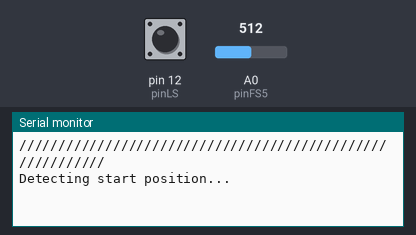
Recording of a sketch running on a simulated Arduino Nano, built with avr-gcc and run on an emulated ATmega328P. Shown: the last lines printed to the serial monitor. Inputs (shaded band) come from the test bench; at power-on: pin 12 (pinLS) LOW, A0 (pinFS5) = 512. Stepper angles assume 4096 steps per turn.

Above: at 1.2 s.
1.3 s: pin 12 (pinLS) driven HIGH
At 1.62 s:
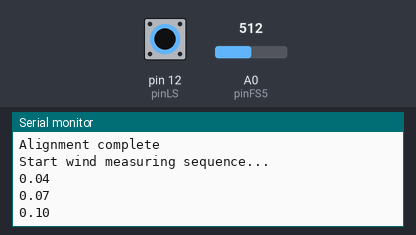
2.9 s: A0 (pinFS5) set to 306
At 4.07 s:
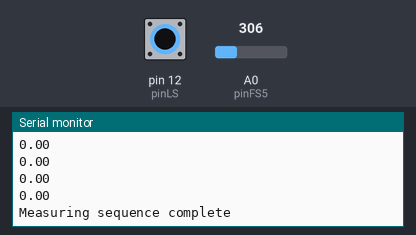
5.9 s: pin 12 (pinLS) driven LOW
8.9 s: pin 12 (pinLS) driven HIGH
At 10.32 s:
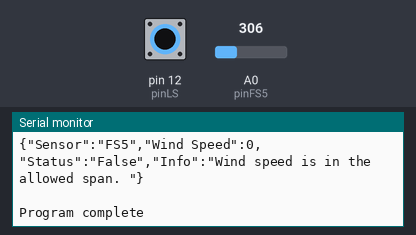
11.9 s: pin 12 (pinLS) driven LOW
14.9 s: pin 12 (pinLS) pulsed HIGH 2 times (0.12 s each, 0.3 s apart)
At 16.8 s:
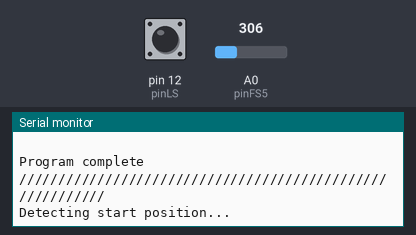
Timing chart, 0 to 18.3 s (numbered marks = the images above; inputs shaded):
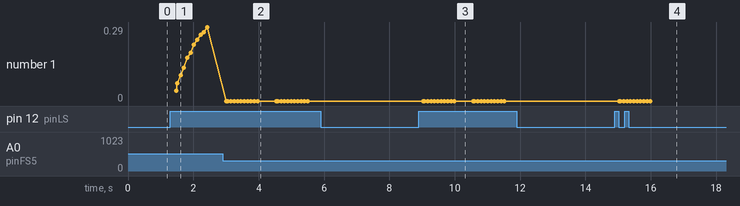

The sketch:

main.ino
```cpp
/* Filename:        main.ino
 * Project Name:    Compact Safety system for automatic flagpole
 * Contributors:    Carl Jensen and David Strom
 * Programme:       Design and Product Realisation (CDEPR)
 * Date:            28-05-2019
 * University:      KTH Royal Institute of Technology
 * Course:          MF133X Degree Project in Mechatronics
 *
 * Purpose:
 *   This scripts contains the main functionality for the safety system
 *   prototype for Hotswaps automatic flagpole.
 *
 *   First, the code conducts a scan for the wind current and aligns the
 *   FS5 sensor accordingly to the wind current.
 *
 *   It then records the wind velocity in intervalls and stores all
 *   recorded values in an array. The array is then sorted and the
 *   median wind velocity, which represent the current wind
 *   velocity, can be determined by the middle element of the sorted array.
 *
 *   If the current wind velocity exceeds the maxiumum allowed wind
 *   velocity a JSON array is created and printed to the serial monitor
 *   with a status to lower the flag.
 *
 *   Else, if the current wind velocity is in the allowed span, a JSON
 *   array is created and printed to the serial monitor with a status to
 *   not lower the flag.
 *
 * Hardware:
 *    MCU:          ATmega328
 *    Clock Speed:  16 MHz
 *    Board:        Arduino Nano 3.x
 *    Used pins:    A0, 7, 8, 9, 10, 12
 *
 * Notes:
 *   - The values U0, U50 and v50 are measured values and can vary.
 *   - See Controller.cpp and FS5.cpp for a more thorough
 *     understanding of the logic behind the scan- and
 *     wind measuring procedure.
*/


//Include libraries.
#include "Controller.h"
#include "FS5.h"
#include "CheapStepper.h"
#include "quickSort.h"
#include <ArduinoJson.h>

//The input pin for the FS5 sensor.
int pinFS5 = A0;

//The measured value for the voltage output from the FS5 sensor at wind speed 0%  [V].
double U0 = 2.24;

//The measured value for the voltage output from the FS5 sensor at wind speed 50% [V].
double U50 = 3.33;

//The measured value for the  wind speed at 50% [m/s].
double v50 = 8;

//The constant to the FS5 calibrartion.
double nFS5 = 0.51;

//Pins for the stepper motor.
int IN1 = 10;
int IN2 = 9;
int IN3 = 8;
int IN4 = 7;

//Pin for the limit switch input.
int pinLS = 12;

//Initialize the quicksort algorithm.
Sorting qs;

//Initialize the FS5.
FS5sensor FS5(pinFS5, U0, U50, v50, nFS5);

//Intialize the controlling unit.
Control controller(pinLS,IN1,IN2,IN3,IN4,pinFS5,U0,U50,v50,nFS5);

//Declaring the variables.
double currentWindSpeed;          //The current wind speed.
double allowedWindSpeed = 2;     //The allowed wind speed.
double FS5ValArray[11] = {0};   //Array for storing FS5 data.
int N = sizeof(FS5ValArray)/sizeof(FS5ValArray[0]); //The number of elements in the array


void setup() {
  Serial.begin(9600);
}

void loop() {
  Serial.println("//////////////////////////////////////////////////////////");

  //Scans the area for the highest wind speed,
  controller.scan();

  Serial.println("Start wind measuring sequence...");

  //Recording the wind speed at the the given point and stores the values in a array.
  for(int k = 0; k < N; k++) {
    FS5ValArray[k] = FS5.velocity();
    Serial.println(FS5ValArray[k]);
    delay(100);
  }

  Serial.println("Measuring sequence complete");

  Serial.println("Determine the median value of the measuring sequence...");

  //Sorting the array.
  qs.quickSorting(FS5ValArray, 0, N-1);

  //Declares the current wind speed as the median value from the recorded session.
  currentWindSpeed = FS5ValArray[(N-1)/2+1];

  Serial.println("Create and print JSON array...");
  Serial.println("");

  //Creates a JSON array with information about the current
  //windspeed and prints it to the Serial monitor.
  if ( currentWindSpeed > allowedWindSpeed){
    StaticJsonDocument<200> doc;
    doc["Sensor"] = "FS5";
    doc["Wind Speed"] = currentWindSpeed;
    doc["Status"] = "True";
    doc["Info"] = "Wind speed is NOT in the allowed span. Lower the flag.";
    serializeJson(doc,Serial);
  }


  else{
    StaticJsonDocument<200> doc;
    doc["Sensor"] = "FS5";
    doc["Wind Speed"] = currentWindSpeed;
    doc["Status"] = "False";
    doc["Info"] = "Wind speed is in the allowed span. ";
    serializeJson(doc,Serial);
  }
  Serial.println(" ");
  Serial.println(" ");
  Serial.println("Program complete");
}
```

Controller.cpp
```cpp
/* Filename:      Controller.cpp
 * Project Name:  Compact Safety system for automatic flagpole
 * Contributors:  Carl Jensen and David Strom
 * Programme:     Design and Product Realisation (CDEPR)
 * Date:          28-05-2019
 * University:    KTH Royal Institute of Technology
 * Course:        MF133X Degree Project in Mechatronics
 *
 * Purpose:
 *    Library for controlling the stepper motor to preform scanning
 *    procedure.
 *
 * Hardware:
 *    Stepper Motor:  28byj-48 12V
 *    Driver:         ULN2003 IC
 *
 * Notes:
 *    - In order for this library to work, please install the library
 *      CheapStepper created by tyhenry via:
 *      https://github.com/tyhenry/CheapStepper
 */

//Includes necessary libraries.
#include "Arduino.h"
#include "Controller.h"
#include "CheapStepper.h"
#include "FS5.h"

/* Constructor: Control::Control(int limitSwitch, int IN1, int IN2, int IN3, int IN4, int pin, double U0, double U50, double v50, double n)
 *
 * Purpose:     Setup for the class Control. Declaring private variables.
 *
 * Input:       Pin for limitSwitch                     (int limitSwitch)
 *              Pins for stepper motor                  (int IN1 - int IN4)
 *              Pin for FS5                             (int pin)
 *              Voltage at wind speed 0%                (double U0)
 *              Voltage at wind speed 50%               (double U50)
 *              Wind velocity at wind speed 50%         (double v50)
 *              Value to setup FS5 for parameter n      (double n)
 *
 * Output:      None
*/

Control::Control(int limitSwitch, int IN1, int IN2, int IN3, int IN4, int pin, double U0, double U50, double v50, double n){
  _limitSwitch = limitSwitch;
  _IN1 = IN1;
  _IN2 = IN2;
  _IN3 = IN3;
  _IN4 = IN4;
  _pin = pin;
  _U0 = U0;
  _U50 = U50;
  _v50 = v50;
  _n = n;
  pinMode(limitSwitch,INPUT);
}

/* Function:    void Control::scan()
 *
 * Purpose:     Find the direction of, and align the sensor to, the wind
 *              current by scanning a span of approximately 180 degrees.
 *
 * Input:       None
 *
 * Output:      None
*/
void Control::scan(){

  //Setup for the stepper motor and the FS5 sensor.
  CheapStepper stepper (_IN1,_IN2,_IN3,_IN4);   //Initialize controller
                                                   //for stepper motor.
  stepper.setRpm(16);                              //Set the rpm of the
                                                   //stepper motor.
  FS5sensor FS5(_pin, _U0, _U50, _v50, _n);        //Initialize FS5 sensor.

  int stepCounter = 0;      //Counter for step rotation.
  int state = 0;            //The state for the switch case.
  bool startFind = true;    //State variable used to find start position.
  bool cw = true;           //The state variable for the direction.
  int Position = 0;         //Current step position.
  int scaning = true;       //State variable for the scanning process.
  double maxFS5 = 0;        //Placeholder for the maximum voltage.
  int maxPosition;          //Placeholder for the step position at maxFS5.
  int LSSafteyStep = 400;   //The number of steps to release limit switch.
  bool safetyState;         //State variable for releasing of limit switch.
  int calibration = 300;    //Extra steps for calibration.


  //While scanning is true, scan until the maximum wind speed is found and the sensor is aligned to the wind current.
  while(scaning){
      //Switch statement for controlling logic of controller.
      switch(state){

        /* Case 0:
         * Rotate the stepper motor cw until the limit switch is activated.
         * Then release the limit switch.
         */
        case 0:
          Serial.println("Detecting start position...");

          while(startFind){         //While startFind is true...
            stepper.step(cw);       //Rotate steper motor one step cw.

            //If the limit switch is activated the start position is found, change state variable to false.
            if(digitalRead(_limitSwitch) == HIGH){
              startFind = false;

              //Rotate stepper motor ccw to release the limit switch.
              for (int p = 0; p < LSSafteyStep; p++){
                stepper.step(!cw);  //Rotate ccw one step.
                }
              state = 1;              //Change state and go to case 1.
            }
          }
          Serial.println("Start position detected");
        break;

        /* Case 1:
         * Scans the span for the maximum value of the voltage from
         * the FS5 sensor. The scan is done when limit switch is activated.
         * Release the limit switch.
         */
        case 1:
          Serial.println("Scanning...");

          //While limitSwitch is not activated...
          while(digitalRead(_limitSwitch) == LOW){
            stepper.step(!cw);                     //Rotate one step ccw.
            double FS5valVolt = FS5.voltage();  //Get the current voltage.
            Position += 1;                         //Increase Position by one.
            stepCounter += 1;                      //Keep track of steps.

            //If the current voltage from the FS5 is greater than the old, update the old value to the new.
            if (FS5valVolt > maxFS5){
              maxFS5 = FS5valVolt;              //Update the max voltage.
              maxPosition = Position;           //Update position at max FS5.
             }
            }

           //Move the stepper motor cw to release the limit switch.
           for (int p = 0; p < LSSafteyStep; p++){
            stepper.step(cw);                   //Rotate one step cw.
           }

           state = 2;                           //Go to case 2.
           Serial.println("Scanning complete");
        break;

        /* Case 2:
         * Rotates the stepper motor to align FS5 sensor to the wind current.
         */
        case 2:
            Serial.println("Aligning sensor...");
            Position = 0;                   //Reset Position to zero.
            safetyState = true;             //Reset safetyState to true.

            //Rotates the stepper motor cw to the correct step to align the FS5 properly.
            while((Position < stepCounter-maxPosition+LSSafteyStep+calibration) && safetyState){
              stepper.step(cw);             //Rotate one step cw.
              Position = Position + 1;      //Increase Position by one.

              //If the limit switch is activated, move the stepper motor ccw to release the limit switch.
              if(digitalRead(_limitSwitch) == HIGH){
                for (int p = 0; p < LSSafteyStep; p++){
                  stepper.step(!cw);        //Rotate one step ccw.
                }
                safetyState = false;        //Set safetyState to false.
              }
            }

            //When the sensor has been aligned to the wind direction, the state varible is set to false and the scan is done.
            scaning = false;
            Serial.println("Alignment complete");
            break;
      }
  }
}
```

Controller.h
```cpp
/* Filename:      Controller.h
 * Project Name:  Compact Safety system for automatic flagpole
 * Contributors:  Carl Jensen and David Strom
 * Programme:     Design and Product Realisation (CDEPR)
 * Date:          28-05-2019
 * University:    KTH Royal Institute of Technology
 * Course:        MF133X Degree Project in Mechatronics
 *
 * Purpose:
 *    Header for Controller library.
 *
 * Hardware:
 *    Stepper Motor:  28byj-48 12V
 *    Driver:         ULN2003 IC
 *
 * Notes:
 *    - In order for this library to work, please install the library
 *      CheapStepper created by tyhenry via:
 *      https://github.com/tyhenry/CheapStepper
 */

#ifndef Controller_h        //Include guard.
#define Controller_h
#include "Arduino.h"
#include "CheapStepper.h"
#include "FS5.h"

//Class for controlling the stepper motor.
class Control{
  public:
      /* Constructor: Control::Control(int limitSwitch, int IN1, int IN2, int IN3, int IN4, int pin, double U0, double U50, double v50, double n)
       *
       * Purpose:     Setup for the class Control. Declaring privat
       *              variables.
       *
       * Input:       Pin for limitSwitch               (int limitSwitch)
       *              Pins for stepper motor            (int IN1 - int IN4)
       *              Pin for FS5                       (int pin)
       *              Voltage at wind speed 0%          (double U0)
       *              Voltage at wind speed 50%         (double U50)
       *              Wind velocity at wind speed 50%   (double v50)
       *              Value to setup FS5 for parameter n (double n)
       *
       * Output:      None
      */
      Control(int limitSwitch, int IN1, int IN2, int IN3, int IN4, int pin, double U0, double U50, double v50, double n);

      /* Function:    void Control::scan()
       *
       * Purpose:     Find the direction of, and align the sensor to, the
       *              wind current by scanning a span of approximately
       *              180 degrees.
       *
       * Input:       None
       *
       * Output:      None
      */
      void scan();

  private:
      int _limitSwitch;   //Pin for limit switch.
      int _IN1;           //Pin for Stepper motor.
      int _IN2;           //Pin for Stepper motor.
      int _IN3;           //Pin for Stepper motor.
      int _IN4;           //Pin for Stepper motor.
      int _pin;           //Pin for FS5.
      double _U0;         //Voltage U at wind speed 0%.
      double _U50;        //Voltage U at wind speed 50%.
      double _v50;        //Wind velocity v at wind speed 50%.
      double _n;          //Value to setup FS5 for parameter n.
};
#endif
```

FS5.cpp
```cpp
/* Filename:      FS5.cpp
 * Project Name:  Compact Safety system for automatic flagpole
 * Contributors:  Carl Jensen and David Strom
 * Programme:     Design and Product Realisation (CDEPR)
 * Date:          28-05-2019
 * University:    KTH Royal Institute of Technology
 * Course:        MF133X Degree Project in Mechatronics
 *
 * Purpose :
 *    Library for the FS5 sensor.
 *
 * Hardware:
 *    Sensor:     FS5 Thermal Mass Flow Sensor
 *
 * Notes:
 *    - In order for this library to work, please install the library
 *      Filters created by hideakitai via:
 *      https://github.com/hideakitai/Filters
 *    - In order to get a signal from the FS5 sensor, the sensor has to be
 *      configured in a constant temperature setup.
 */

//Include libraries.
#include "Arduino.h"
#include "FS5.h"
#include "Filters.h"

float filterFrequency = 0.3; //Set filter frequency.

//Initialize low pass filter.
FilterOnePole filterOneLowPass(LOWPASS, filterFrequency);

/* Constructor:   FS5sensor::FS5sensor(int pin, double U0, double U50, double v50, double n)
 *
 * Purpose:     Setup for the class FS5sensor. Declaring private
 *              variables. Calculate fluidic dependent constant k.
 *
 * Input:       Pin for FS5                             (int pin)
 *              Voltage U at wind speed 0%              (double U0)
 *              Voltage U at wind speed 50%             (double U50)
 *              Wind speed v at wind speed 50%          (double v50)
 *              Value to setup FS5 for parameter n      (double n)
 *
 * Output:      None
 */
FS5sensor::FS5sensor(int pin, double U0, double U50, double v50, double n){
  _pin = pin;
  _U0 = U0;
  _U50 = U50;
  _v50 = v50;
  _n = n;
  _k = (pow(U50/U0,2)-1)/pow(v50,n);
}

/* Function:    double FS5sensor::voltage()
 * Purpose:     Mapping the input signal from the FS5 sensor to voltage
 *              and filter the signal.
 *
 * Input:       None
 *
 * Output:      The current voltage input from the FS5 sensor.
*/
double FS5sensor::voltage(){
  //Mapping the signal to voltage and filter out noise.
  double voltage = filterOneLowPass.input(analogRead(_pin)/_c*_maxInputVoltage);
  return voltage;
}

/* Function:     double FS5sensor::velocity()
 * Purpose:      Calculate the wind velocity.
 *
 * Input:        None
 *
 * Output:       Wind velocity
*/
double FS5sensor::velocity(){
  double U = voltage();   //Record the current voltage.

  //If the recorded voltage is lower than the voltage U0 at 0% wind speed, the current voltage is set to U0. This can happen due to error margins in the measurement of U0.
  if(U<_U0){
    U = _U0;
  }

  //Calculates the wind velocity from given parameters and the recorded voltage U.
  double vel = (pow(((U-_U0)*(U+_U0)),(1/_n)))/(pow(_k,(1/_n))*(pow(_U0,(2/_n))));

  return vel;
}
```

Source omitted: FS5.h (2800 bytes), quickSort.cpp (4441 bytes), quickSort.h (3113 bytes)

Measured:
- after the input at 1.3 s, the serial monitor: prints a new line at once (image 1)
- after the input at 2.9 s, the serial monitor: prints a new line after 0.11 s (image 2)
- after the input at 8.9 s, the serial monitor: prints a new line at once (image 3)
- after the input at 14.9 s, the serial monitor: prints a new line at once (image 4)
- plotted number 1: 0.29 → 0 after the input at 2.9 s
